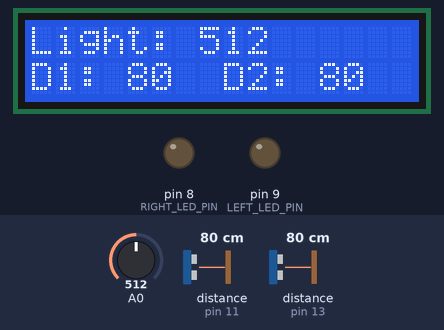
Recording of a sketch running on a simulated Arduino Uno, built with avr-gcc and run on an emulated ATmega328P. Parts: 16×2 character LCD, output pins drawn as LEDs (lit = HIGH). The inputs (shaded band) are chosen by the test bench; at power-on: A0 = 512, distance to the obstacle (sensors on pin 13, pin 11) 80 cm. The echo pulse lasts 58.3 µs per cm; what the sketch prints to the serial monitor is not drawn.

Above: at 1.2 s.
1.3 s: A0 set to 716
At 1.9 s:
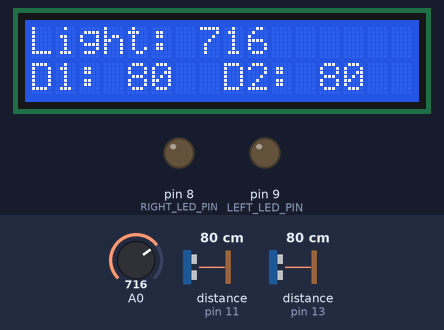
2.8 s: A0 set to 0
At 3.9 s:
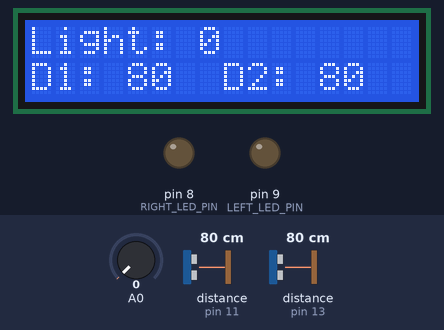
4.3 s: distance to the obstacle (sensor on pin 13) set to 18 cm
At 6.3 s:
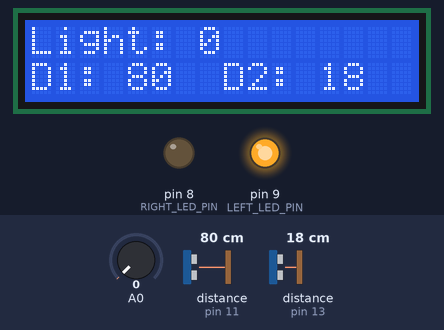
6.8 s: distance to the obstacle (sensor on pin 11) set to 28 cm
At 7.2 s:
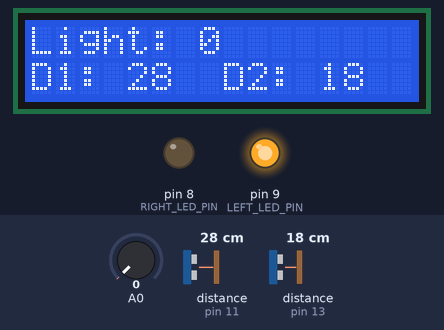
8.3 s: distance to the obstacle (sensor on pin 11) set to 23 cm
At 9.0 s:
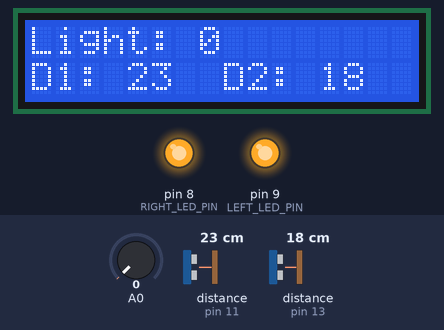
9.8 s: distance to the obstacle (sensor on pin 13) set to 22 cm
At 10.8 s:
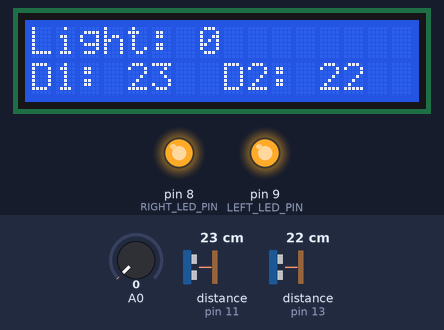
12.8 s: distance to the obstacle (sensor on pin 13) set to 27 cm
Timing chart, 0 to 34.3 s (numbered marks = the images above; inputs shaded):
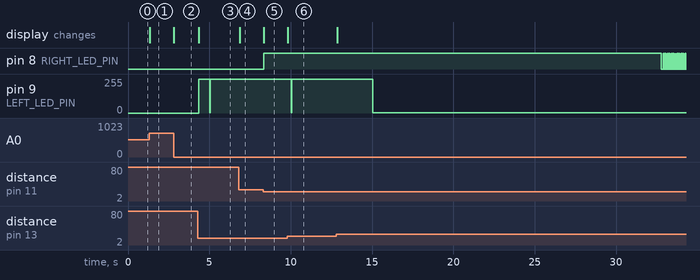

The sketch:

Ahmed_Wesam.ino
```cpp
#include <Ultrasonic.h>
#include <Wire.h>
#include <LiquidCrystal_I2C.h>

#define MAX_LIGHT_VALUE 10
#define MIN_LIGHT_VALUE 0
#define LIGHT_VALUE_THRESHOLD MAX_LIGHT_VALUE/2
#define MAX_ADC 1024
#define LIGHT_ADC_THRESHOLD 0

#define RIGHT_LED_PIN 8
#define LEFT_LED_PIN 9

enum LED_Status {
  ON = true,
  OFF = false
};

enum Street {
  RIGHT,
  LEFT
};

LED_Status ledStatus;
int rightLEDTime;
int leftLEDTime;
int lightValue;

/*
 * Pass as a parameter the trigger and echo pin, respectively,
 * or only the signal pin (for sensors 3 pins), like:
 * Ultrasonic ultrasonic(13);
 */
Ultrasonic rightUltrasonic(10, 11);
Ultrasonic leftUltrasonic(12, 13);

/*
 * set the LCD address to 0x27 for a 16 chars and 2 line display.
 */
LiquidCrystal_I2C lcd(0x3f, 16, 2);

void setup() {
  Serial.begin(9600);
  pinMode(RIGHT_LED_PIN, OUTPUT);
  pinMode(LEFT_LED_PIN, OUTPUT);
  lcd.init();
  lcd.backlight();
}

void loop() {
  if (ledStatus == LED_Status::OFF) {
    if (senseLight()) {
      senseVehicle();
    }
  } else
  if (ledStatus == LED_Status::ON){
    senseVehicle();
  }
}

bool senseLight() {
  int value = analogRead(A0);
  lcdPrintValue("Light: ", value, 0, 0);
  if (value > LIGHT_ADC_THRESHOLD) {
    increaseLightValue();
  } else {
    decreaseLightValue();
  }
  return lightValue < LIGHT_VALUE_THRESHOLD;
}

void senseVehicle() {
  /*
   * Reas distance in centimeters
   */
  int distance = rightUltrasonic.read();
  lcdPrintValue("D1: ", distance, 0, 1);
  Serial.println(distance);
  if (distance > 5 && distance < 25) {
    Serial.print("Distance1: ");
    Serial.println(distance);
    turnOnLights(Street::RIGHT);
  }
//  Serial.println(millis()-rightLEDTime);
  if ((millis()-rightLEDTime) > 5000) {
    turnOffLights(Street::RIGHT);
  }

  distance = leftUltrasonic.read();
  lcdPrintValue("D2: ", distance, 8, 1);
//  Serial.print("Distance2: ");
//  Serial.println(distance);
  if (distance > 5 && distance < 25) {
    turnOnLights(Street::LEFT);
  }
  if ((millis()-leftLEDTime) > 5000) {
    turnOffLights(Street::LEFT);
  }
}

void increaseLightValue() {
  if (lightValue >= MAX_LIGHT_VALUE) {
    lightValue = MAX_LIGHT_VALUE;
  } else {
    lightValue++;
  }
}

void decreaseLightValue() {
  if (lightValue == MIN_LIGHT_VALUE) {
    lightValue = MIN_LIGHT_VALUE;
  } else {
    lightValue--;
  }
}

void turnOnLights(Street street) {
  if (street == Street::RIGHT) {
    analogWrite(RIGHT_LED_PIN, 255);
  } else
  if (street == Street::LEFT) {
    analogWrite(LEFT_LED_PIN, 255);
  }
  ledStatus = LED_Status::ON;
  rightLEDTime = millis();
}

void turnOffLights(Street street) {
  Serial.println("Turn off led");
  if (street == Street::RIGHT) {
    analogWrite(RIGHT_LED_PIN, 1);
  } else
  if (street == Street::LEFT) {
    analogWrite(LEFT_LED_PIN, 1);
  }
  ledStatus = LED_Status::OFF;
  leftLEDTime = millis();
}

void lcdPrintValue(String msg, int value, int column, int row) {
  msg += value;
  msg += "   ";
  lcd.setCursor(column, row);
  lcd.print(msg.c_str());
}
```

Measured:
- the behaviour switches between 25 and 24 cm on distance to the obstacle (sensor on pin 11) (found by bisection; images 4 and 5)
- after the input at 1.3 s, the display: changes at once (image 1)
- after the input at 2.8 s, the display: changes at once (image 2)
- after the input at 4.3 s, pin 9 (LEFT_LED_PIN): 0/255 → 255/255 after 0.05 s; the display: changes after 0.05 s (image 3)
- after the input at 6.8 s, the display: changes after 0.06 s (image 4)
- after the input at 8.3 s, pin 8 (RIGHT_LED_PIN): LOW → HIGH at once; the display: changes at once (image 5)
- after the input at 9.8 s, the display: changes at once (image 6)
- after the input at 12.8 s, pin 9 (LEFT_LED_PIN): goes on until 15.0 s, then stays 1/255
